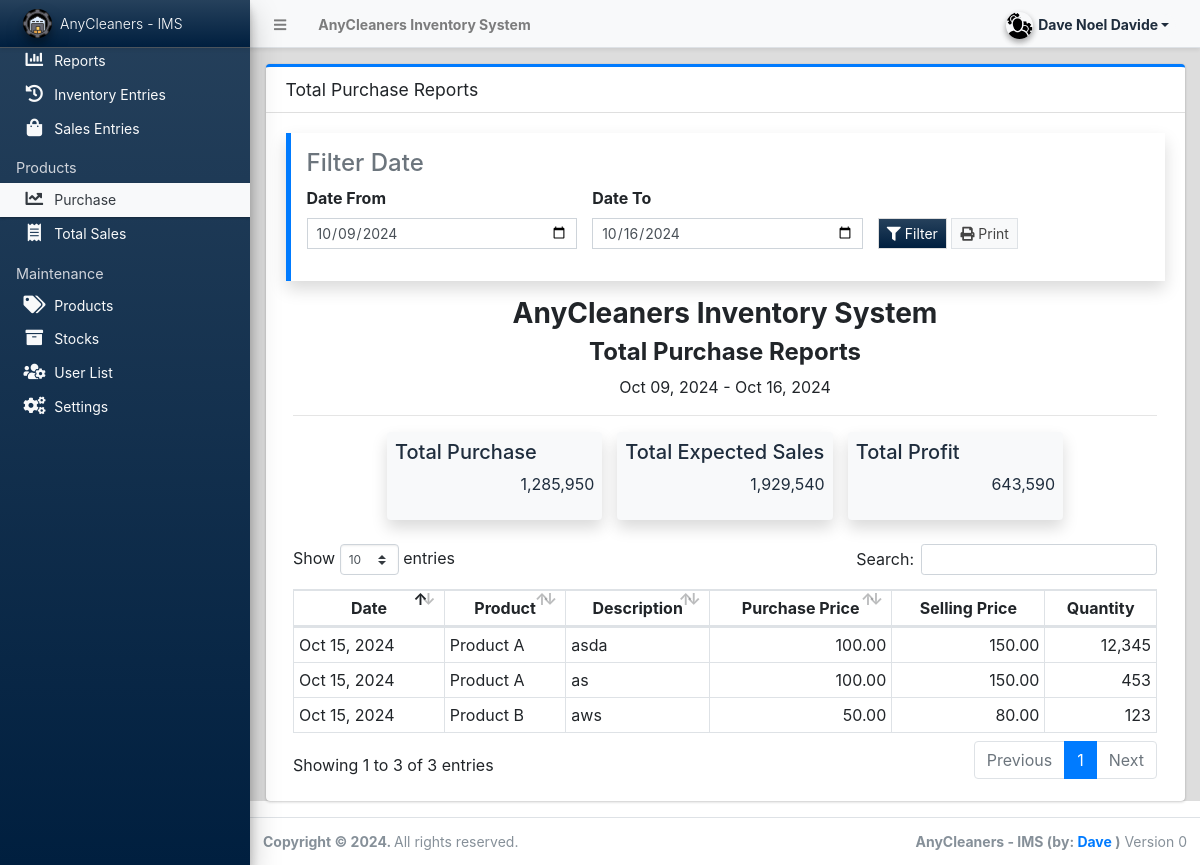
Screenshot of /admin/?page=reports/purchases (signed in) with the database file from the repository.
### tables this page shows
CREATE TABLE `inventory_entries` (
  `id` int(30) NOT NULL,
  `product_id` int(30) NOT NULL,
  `entry_code` varchar(100) DEFAULT NULL,
  `entry_date` date NOT NULL,
  `description` text DEFAULT NULL,
  `user_id` int(30) DEFAULT NULL,
  `date_created` datetime DEFAULT current_timestamp(),
  `date_updated` datetime DEFAULT current_timestamp() ON UPDATE current_timestamp(),
  `quantity` int(11) NOT NULL DEFAULT 0
);

CREATE TABLE `products` (
  `id` int(30) NOT NULL,
  `name` text NOT NULL,
  `description` text DEFAULT NULL,
  `delete_flag` tinyint(1) DEFAULT 0,
  `date_created` datetime DEFAULT current_timestamp(),
  `date_updated` datetime DEFAULT current_timestamp() ON UPDATE current_timestamp(),
  `purchase_price` decimal(10,2) NOT NULL DEFAULT 0.00,
  `selling_price` decimal(10,2) NOT NULL DEFAULT 0.00
);

### classes/DBConnection.php (called while the page is built, shortened)
<?php
class DBConnection{
    private $host = DB_SERVER;
    private $username = DB_USERNAME;
    private $password = DB_PASSWORD;
    private $database = DB_NAME;
    public $conn;
    public function __construct(){
        if (!isset($this->conn)) {
            $this->conn = new mysqli($this->host, $this->username, $this->password, $this->database);
        }
    }
}
?>

### classes/SystemSettings.php (called while the page is built, shortened)
<?php
class SystemSettings extends DBConnection{
	function info($field=''){
		if(!empty($field)){
			if(isset($_SESSION['system_info'][$field]))
				return $_SESSION['system_info'][$field];
			else
				return false;
		}else{
			return false;
		}
	}
}
$_settings = new SystemSettings();
?>

### admin/reports/purchases.php (the view, shortened to what this page needs)
<?php
function format_num($number)
{
    $num_ex = explode('.', $number);
    $decimals = isset($num_ex[1]) ? strlen($num_ex[1]) : 0;
    return number_format($number, $decimals);
}
$from = isset($_GET['from']) ? $_GET['from'] : date("Y-m-d", strtotime(date('Y-m-d') . " -1 week"));
$to = isset($_GET['to']) ? $_GET['to'] : date("Y-m-d");
$limit = 10;
$page = isset($_GET['page']) ? (int)$_GET['page'] : 1;
if ($page < 1) {
    $page = 1;
}
$offset = ($page - 1) * $limit;
$total_purchase = 0;
$total_selling = 0;
$inventory = $conn->query("SELECT ie.entry_date, p.id AS product_id, p.name as product_name, ie.description,
p.purchase_price, p.selling_price,
LEAST(ie.quantity, s.available_stocks) as quantity,
(p.purchase_price * LEAST(ie.quantity, s.available_stocks)) as total_purchase,
(p.selling_price * LEAST(ie.quantity, s.available_stocks)) as total_selling
FROM inventory_entries ie
INNER JOIN products p ON ie.product_id = p.id
INNER JOIN stocks s ON ie.product_id = s.product_id
WHERE ie.entry_date BETWEEN '{$from}' AND '{$to}'
LIMIT $limit OFFSET $offset");
$inventory_items = [];
while ($row = $inventory->fetch_assoc()) {
    $total_purchase += $row['total_purchase'];
    $total_selling += $row['total_selling'];
    $inventory_items[] = $row;
}
?>
<div class="card card-outline card-primary">
    <div class="card-header">
        <h3 class="card-title">Total Purchase Reports</h3>
    </div>
    <div class="card-body">
        <div class="callout border-primary shadow rounded-0">
            <h4 class="text-muted">Filter Date</h4>
            <form action="" id="filter">
                <div class="row align-items-end">
                    <div class="col-md-4 form-group">
                        <label for="from" class="control-label">Date From</label>
                        <input type="date" id="from" name="from" value="<?= $from ?>" class="form-control form-control-sm rounded-0">
                    </div>
                    <div class="col-md-4 form-group">
                        <label for="to" class="control-label">Date To</label>
                        <input type="date" id="to" name="to" value="<?= $to ?>" class="form-control form-control-sm rounded-0">
                    </div>
                    <div class="col-md-4 form-group">
                        <button class="btn btn-default bg-gradient-navy btn-flat btn-sm" type="submit">
                            <i class="fa fa-filter"></i> Filter
                        </button>
                        <button class="btn btn-default border btn-flat btn-sm" id="printButton" type="button">
                            <i class="fa fa-print"></i> Print
                        </button>
                    </div>
                </div>
            </form>
        </div>
        <div class="container-fluid" id="outprint">
            <h3 class="text-center"><b><?= $_settings->info('name') ?></b></h3>
            <h4 class="text-center"><b>Total Purchase Reports</b></h4>
            <?php if ($from == $to): ?>
                <p class="m-0 text-center"><?= date("M d, Y", strtotime($from)) ?></p>
            <?php else: ?>
                <p class="m-0 text-center"><?= date("M d, Y", strtotime($from)) . ' - ' . date("M d, Y", strtotime($to)) ?></p>
            <?php endif; ?>
            <hr>
            <div class="container mt-3" style="max-width: 80%;">
                <div class="row">
                    <div class="col-md-4">
                        <div class="bg-light p-2 rounded shadow">
                            <h5>Total Purchase</h5>
                            <p class="text-right"><?= format_num($total_purchase) ?></p>
                        </div>
                    </div>
                    <div class="col-md-4">
                        <div class="bg-light p-2 rounded shadow">
                            <h5>Total Expected Sales</h5>
                            <p class="text-right"><?= format_num($total_selling) ?></p>
                        </div>
                    </div>
                    <div class="col-md-4">
                        <div class="bg-light p-2 rounded shadow">
                            <h5>Total Profit</h5>
                            <p class="text-right"><?= format_num($total_selling - $total_purchase) ?></p>
                        </div>
                    </div>
                </div>
            </div>
            <br>
            <table class="table table-hover table-bordered" id="reportsTable">
                <thead>
                    <tr>
                        <th class="text-center">Date</th>
                        <th class="text-center">Product</th>
                        <th class="text-center">Description</th>
                        <th class="text-center">Purchase Price</th>
                        <th class="text-center">Selling Price</th>
                        <th class="text-center">Quantity</th>
                    </tr>
                </thead>
                <tbody>
                    <?php
                    foreach ($inventory_items as $row):
                    ?>
                        <tr>
                            <td><?= date("M d, Y", strtotime($row['entry_date'])) ?></td>
                            <td><?= $row['product_name'] ?></td>
                            <td><?= $row['description'] ?></td>
                            <td class="text-right"><?= format_num($row['purchase_price']) ?></td>
                            <td class="text-right"><?= format_num($row['selling_price']) ?></td>
                            <td class="text-right"><?= format_num($row['quantity']) ?></td>
                        </tr>
                    <?php endforeach; ?>
                </tbody>
            </table>
        </div>
    </div>
</div>

### rows the page displays
inventory_entries: entry_date "Oct 15, 2024", product.name "Product A", description "asda", product.purchase_price "100.00", product.selling_price "150.00", quantity "12,345"
inventory_entries: entry_date "Oct 15, 2024", product.name "Product A", description "as", product.purchase_price "100.00", product.selling_price "150.00", quantity "453"
inventory_entries: entry_date "Oct 15, 2024", product.name "Product B", description "aws", product.purchase_price "50.00", product.selling_price "80.00", quantity "123"

### other values shown
$_settings->info('name') "AnyCleaners Inventory System"
$_settings->userdata('firstname').' '.$_settings->userdata('lastname') "Dave Noel Davide"
$_settings->info('short_name') "AnyCleaners - IMS"
date("M d, Y", strtotime($from)) "Oct 09, 2024"
date("M d, Y", strtotime($to)) "Oct 16, 2024"
format_num($total_purchase) "1,285,950"
format_num($total_selling) "1,929,540"
format_num($total_selling - $total_purchase) "643,590"
